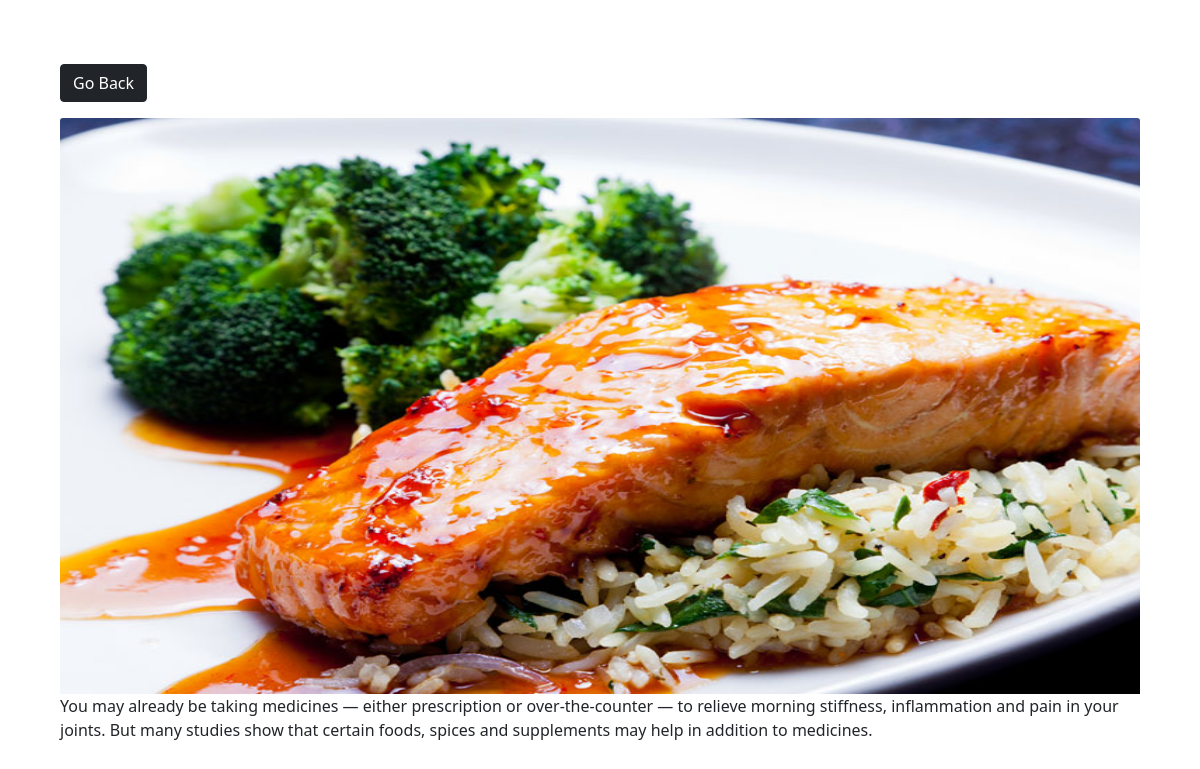
Screenshot of /photo/17/ with the database file from the repository.
### photos/models.py (models this page shows, shortened)
class Photo(models.Model):
    category = models.ForeignKey(Category,on_delete=models.SET_NULL,null=True,blank=True)
    image = models.ImageField(null=False, blank=False)
    description = models.TextField(max_length=500,null=False, blank=False)

### photos/views.py (the view)
# urls.py: path('photo/<str:pk>/',views.viewPhoto,name='photo'),
def viewPhoto(request,pk):
    photo = Photo.objects.get(id=pk)
    return render(request, 'photos/photo.html',{'photo':photo})

### photos/templates/photos/photo.html (shortened to what this page needs)
<!DOCTYPE html>
<html lang="en">
<head>
    <link href="https://cdn.jsdelivr.net/npm/bootstrap@5.0.2/dist/css/bootstrap.min.css" rel="stylesheet">
</head>
<body class="m-5">
    <div class="container">
        <div class="row justify-content-center">
            <div class="col">
                <a class="btn btn-dark my-3" href="{% url 'gallery' %}">Go Back</a>
                <div style="height: 90vh;">
                    <img style="max-width: 100%;max-height: 80%;" src="{{ photo.image.url}}" class="card-img-top" alt="...">
                    <p>{{ photo.description }}</p>
                </div>
            </div>
        </div>
    </div>
</body>
</html>

### rows the page displays
Photo: image (picture), description "You may already be taking medicines — either prescription or over-the-counter — to relieve morning stiffness, inflammation and pain in your joints. But many studies show that certain foods, spices and supplements may help in addition to medicines."
